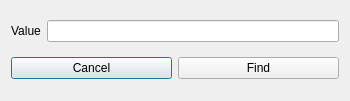
<?xml version="1.0" encoding="UTF-8"?>
<ui version="4.0">
 <class>FindDialog</class>
 <widget class="QDialog" name="FindDialog">
  <property name="geometry">
   <rect>
    <x>0</x>
    <y>0</y>
    <width>350</width>
    <height>101</height>
   </rect>
  </property>
  <property name="minimumSize">
   <size>
    <width>350</width>
    <height>101</height>
   </size>
  </property>
  <property name="maximumSize">
   <size>
    <width>350</width>
    <height>101</height>
   </size>
  </property>
  <property name="windowTitle">
   <string>Dialog</string>
  </property>
  <layout class="QGridLayout" name="gridLayout">
   <item row="0" column="0" colspan="2">
    <layout class="QHBoxLayout" name="horizontalLayout">
     <item>
      <widget class="QLabel" name="label">
       <property name="text">
        <string>&lt;html&gt;&lt;head/&gt;&lt;body&gt;&lt;p align=&quot;center&quot;&gt;Value&lt;/p&gt;&lt;/body&gt;&lt;/html&gt;</string>
       </property>
      </widget>
     </item>
     <item>
      <widget class="QLineEdit" name="value_line"/>
     </item>
    </layout>
   </item>
   <item row="1" column="0">
    <widget class="QPushButton" name="CancelButton">
     <property name="text">
      <string>Cancel</string>
     </property>
    </widget>
   </item>
   <item row="1" column="1">
    <widget class="QPushButton" name="FindButton">
     <property name="text">
      <string>Find</string>
     </property>
    </widget>
   </item>
  </layout>
 </widget>
 <resources/>
 <connections/>
</ui>
